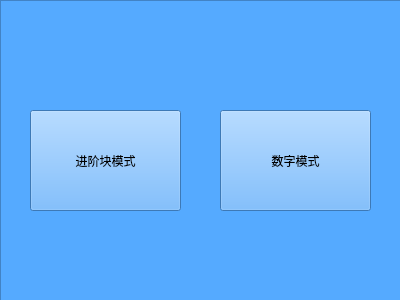
<?xml version="1.0" encoding="UTF-8"?>
<ui version="4.0">
 <class>WayChoice</class>
 <widget class="QWidget" name="WayChoice">
  <property name="geometry">
   <rect>
    <x>0</x>
    <y>0</y>
    <width>400</width>
    <height>300</height>
   </rect>
  </property>
  <property name="windowTitle">
   <string>Way</string>
  </property>
  <property name="windowIcon">
   <iconset resource="res.qrc">
    <normaloff>:/image/way.ico</normaloff>:/image/way.ico</iconset>
  </property>
  <widget class="QFrame" name="frame">
   <property name="geometry">
    <rect>
     <x>0</x>
     <y>0</y>
     <width>401</width>
     <height>301</height>
    </rect>
   </property>
   <property name="styleSheet">
    <string notr="true">*
{
	
	background-color: rgb(85, 170, 255);
	font: 18pt &quot;黑体&quot;;
}

QPushButton:hover
{
	font:22pt  &quot;Microsoft YaHei UI&quot;;
}

QPushButton:pressed
{
	font:20pt  &quot;Microsoft YaHei UI&quot;;
}</string>
   </property>
   <property name="frameShape">
    <enum>QFrame::StyledPanel</enum>
   </property>
   <property name="frameShadow">
    <enum>QFrame::Raised</enum>
   </property>
   <widget class="QPushButton" name="Way_1">
    <property name="geometry">
     <rect>
      <x>30</x>
      <y>110</y>
      <width>151</width>
      <height>101</height>
     </rect>
    </property>
    <property name="text">
     <string>进阶块模式</string>
    </property>
   </widget>
   <widget class="QPushButton" name="Way_2">
    <property name="geometry">
     <rect>
      <x>220</x>
      <y>110</y>
      <width>151</width>
      <height>101</height>
     </rect>
    </property>
    <property name="text">
     <string>数字模式</string>
    </property>
   </widget>
  </widget>
 </widget>
 <resources>
  <include location="res.qrc"/>
 </resources>
 <connections/>
</ui>
